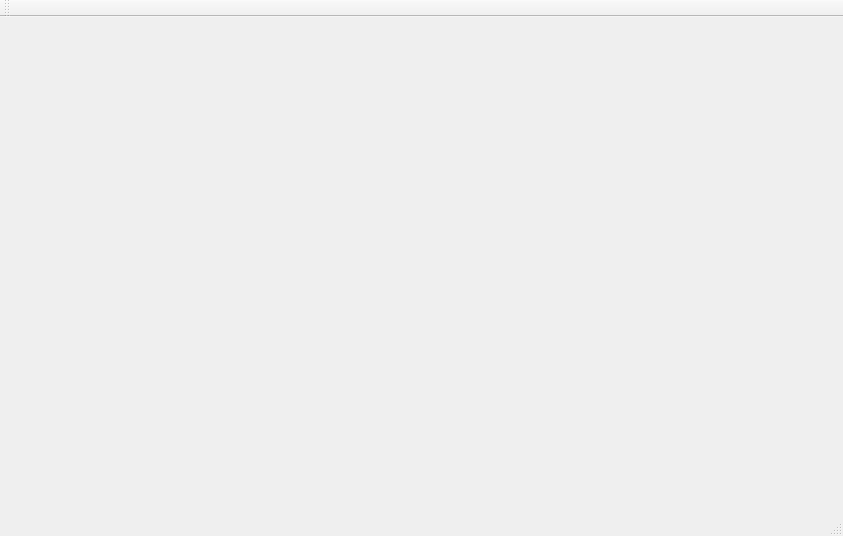
<?xml version="1.0" encoding="UTF-8"?>
<ui version="4.0">
 <class>MainWindow</class>
 <widget class="QMainWindow" name="MainWindow">
  <property name="geometry">
   <rect>
    <x>0</x>
    <y>0</y>
    <width>843</width>
    <height>536</height>
   </rect>
  </property>
  <property name="windowTitle">
   <string>MainWindow</string>
  </property>
  <property name="styleSheet">
   <string notr="true"/>
  </property>
  <widget class="QWidget" name="centralWidget"/>
  <widget class="QToolBar" name="toolBar">
   <attribute name="toolBarArea">
    <enum>TopToolBarArea</enum>
   </attribute>
   <attribute name="toolBarBreak">
    <bool>false</bool>
   </attribute>
  </widget>
  <widget class="QStatusBar" name="statusBar"/>
  <widget class="QMenuBar" name="menuBar">
   <property name="geometry">
    <rect>
     <x>0</x>
     <y>0</y>
     <width>843</width>
     <height>23</height>
    </rect>
   </property>
  </widget>
 </widget>
 <layoutdefault spacing="6" margin="11"/>
 <resources/>
 <connections/>
</ui>
